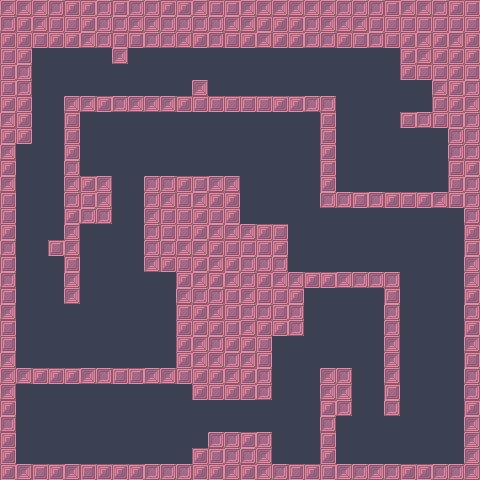

A 2D game scene composited from a Tiled map and its tileset images. What follows is a short description and the map's XML, with each tile layer's data collapsed to a summary:
An orthogonal 30x30 tile map with 16x16 px tiles, 1 tile layer (Tile Layer 1), 3 tilesets and 14 objects (12x enemy, player, teleport).

<map version="1.0" orientation="orthogonal" renderorder="right-down" width="30" height="30" tilewidth="16" tileheight="16" nextobjectid="33">
 <tileset firstgid="1" name="tiles" tilewidth="16" tileheight="16">
  <image source="../images/tiles.png" width="160" height="80" />
  <tile id="0" />
  <tile id="1" />
  <tile id="2" />
  <tile id="3" />
  <tile id="4" />
  <tile id="5" />
  <tile id="6" />
  <tile id="7" />
  <tile id="8" />
  <tile id="9" />
  <tile id="10" />
  <tile id="11" />
  <tile id="12" />
  <tile id="13" />
  <tile id="14" />
  <tile id="15" />
  <tile id="16" />
  <tile id="17" />
  <tile id="18" />
  <tile id="19" />
  <tile id="20" />
  <tile id="21" />
  <tile id="22" />
  <tile id="23" />
  <tile id="24" />
  <tile id="25" />
  <tile id="26" />
  <tile id="27" />
  <tile id="28" />
  <tile id="29" />
  <tile id="30" />
  <tile id="31" />
  <tile id="32" />
  <tile id="33" />
  <tile id="34" />
  <tile id="35" />
  <tile id="36" />
  <tile id="37" />
  <tile id="38" />
  <tile id="39" />
  <tile id="40" />
  <tile id="41" />
  <tile id="42" />
  <tile id="43" />
  <tile id="44" />
  <tile id="45" />
  <tile id="46" />
  <tile id="47" />
  <tile id="48" />
  <tile id="49" />
 </tileset>
 <tileset firstgid="51" name="enemy" tilewidth="16" tileheight="16">
  <image source="../images/enemy.png" width="160" height="16" />
  <tile id="0" />
  <tile id="1" />
  <tile id="2" />
  <tile id="3" />
  <tile id="4" />
  <tile id="5" />
  <tile id="6" />
  <tile id="7" />
  <tile id="8" />
  <tile id="9" />
 </tileset>
 <tileset firstgid="61" name="teleport" tilewidth="32" tileheight="32">
  <image source="../images/teleport.png" width="32" height="32" />
  <tile id="0" />
 </tileset>
 <layer name="Tile Layer 1" width="30" height="30">
  <properties>
   <property name="tileset" value="tiles" />
  </properties>
  <data>[900 cells, 900 non-empty, 5 distinct tile ids]</data>
 </layer>
 <objectgroup name="Object Layer 1">
  <object id="3" name="player" type="player" x="48" y="400" width="16" height="16" />
  <object id="6" name="enemy" type="enemy" gid="51" x="215.5" y="424.5" width="16" height="16" />
  <object id="20" name="enemy" type="enemy" gid="51" x="358.5" y="406.5" width="16" height="16" />
  <object id="21" name="enemy" type="enemy" gid="51" x="363" y="233.5" width="16" height="16" />
  <object id="22" name="enemy" type="enemy" gid="51" x="362" y="261.5" width="16" height="16" />
  <object id="23" name="enemy" type="enemy" gid="51" x="275" y="156.5" width="16" height="16" />
  <object id="24" name="enemy" type="enemy" gid="51" x="119.5" y="191.5" width="16" height="16" />
  <object id="25" name="enemy" type="enemy" gid="51" x="124.5" y="342.5" width="16" height="16" />
  <object id="26" name="enemy" type="enemy" gid="51" x="22" y="258" width="16" height="16" />
  <object id="27" name="enemy" type="enemy" gid="51" x="112" y="88.5" width="16" height="16" />
  <object id="28" name="enemy" type="enemy" gid="51" x="189.5" y="72" width="16" height="16" />
  <object id="29" name="enemy" type="enemy" gid="51" x="379.5" y="154" width="16" height="16" />
  <object id="30" name="enemy" type="enemy" gid="51" x="351" y="172.5" width="16" height="16" />
  <object id="32" name="Teleport" type="teleport" gid="61" x="400" y="112" width="32" height="32" />
 </objectgroup>
</map>
